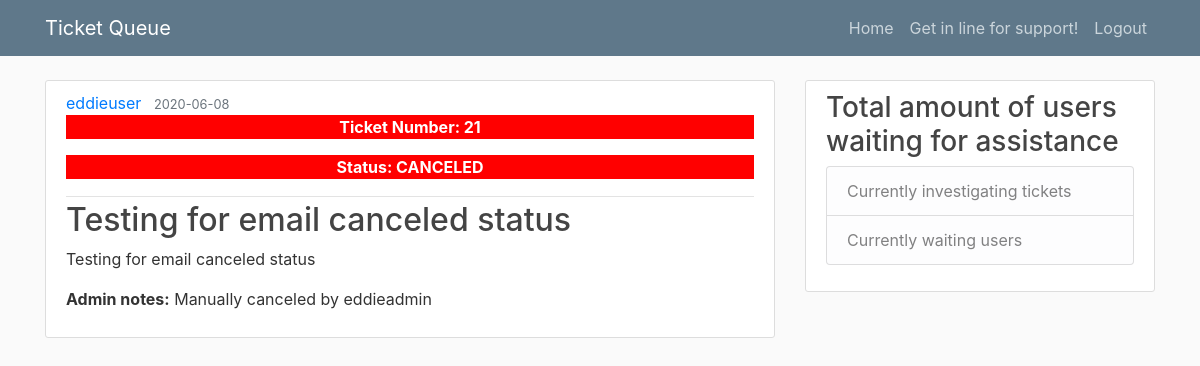
Page /post/21 (signed in) on the committed database.
### helpdeskqueue/models.py (models this page shows, shortened)
class User(db.Model, UserMixin):
    id = db.Column(db.Integer, primary_key = True)
    username = db.Column(db.String(20), unique = True, nullable = False)
    user_type = db.Column(db.String(20), unique = True, nullable = False)
    email = db.Column(db.String(120), unique = True, nullable = False)
    password = db.Column(db.String(60), nullable = False)
    posts = db.relationship('Post', backref = 'author', lazy = True)

class Post(db.Model):
    id = db.Column(db.Integer, primary_key = True)
    title = db.Column(db.String(100), nullable = False)
    date_posted = db.Column(db.DateTime, nullable = False, default = datetime.utcnow)
    content = db.Column(db.Text, nullable = False)
    category = db.Column(db.Text, nullable = False)
    status = db.Column(db.Text, nullable = False)
    user_id = db.Column(db.Integer, db.ForeignKey('user.id'), nullable = False)
    notes = db.Column(db.String, nullable = True)
    assisted_by = db.Column(db.String, nullable = True)

### helpdeskqueue/routes.py (the view, shortened to what this page needs)
@app.route("/post/<int:post_id>", methods = ['GET', 'POST'])
@login_required
def post(post_id):
    admin = 'admin'
    form = QueueForm()
    action = PageAction()
    post = Post.query.get_or_404(post_id)
    return render_template('post.html', title = post.title, post = post, admin = admin, status = status, form = form, action = action)

### helpdeskqueue/models.py (called while the page is built)
@login_manager.user_loader
def load_user(user_id):
    return User.query.get(int(user_id))

### helpdeskqueue/templates/post.html (shortened to what this page needs)
{% extends 'layout.html' %}
{% block content %}
    <article class="media content-section">
        <div class="media-body">
          <div class="article-metadata">
            <a class="mr-2" href="{{ url_for('user_posts', username = post.author.username) }}">{{ post.author.username }}</a>
            <small class="text-muted">{{ post.date_posted.strftime('%Y-%m-%d') }}</small>
            {% if post.status == status[3] %}
            <p style = "background-color: red; text-align: center; color: white" ><strong>Ticket Number: {{ post.id }}</strong></p>
            <p style = "background-color: red; text-align: center; color: white" ><strong>Status: {{ post.status.upper() }}</strong></p>
            {% endif %}
          </div>
          <h2 class = "article-title">{{ post.title }}</h2>
          <p class= "article-content">{{ post.content }}</p>
          {% if post.notes %}
          <p class="article-content"><strong>Admin notes:</strong> {{ post.notes }}</p>
          {% endif %}
        </div>
      </article>
{% endblock content %}

### helpdeskqueue/static/main.css (style rules this page uses)
body { background: #fafafa; color: #333333; margin-top: 5rem; }
h1, h2, h3, h4, h5, h6 { color: #444444; }
.content-section { background: #ffffff; padding: 10px 20px; border: 1px solid #dddddd; border-radius: 3px; margin-bottom: 20px; }
.article-title { color: #444444; }
.article-content { white-space: pre-line; }
.article-metadata { padding-bottom: 1px; margin-bottom: 4px; border-bottom: 1px solid #e3e3e3 }

### rows in the picture
User: author.username "eddieuser"
Post: date_posted "2020-06-08", id "21", status "CANCELED", title "Testing for email canceled status", content "Testing for email canceled status", notes "Manually canceled by eddieadmin"
